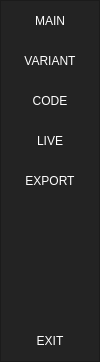
        <widget class="QFrame" name="frame_left_menu">
         <property name="minimumSize">
          <size>
           <width>100</width>
           <height>0</height>
          </size>
         </property>
         <property name="maximumSize">
          <size>
           <width>100</width>
           <height>16777215</height>
          </size>
         </property>
         <property name="styleSheet">
          <string notr="true">background-color: rgb(35, 35, 35);</string>
         </property>
         <property name="frameShape">
          <enum>QFrame::StyledPanel</enum>
         </property>
         <property name="frameShadow">
          <enum>QFrame::Raised</enum>
         </property>
         <layout class="QVBoxLayout" name="verticalLayout_2">
          <property name="leftMargin">
           <number>0</number>
          </property>
          <property name="topMargin">
           <number>0</number>
          </property>
          <property name="rightMargin">
           <number>0</number>
          </property>
          <property name="bottomMargin">
           <number>0</number>
          </property>
          <item>
           <widget class="QFrame" name="frame_top_menus">
            <property name="frameShape">
             <enum>QFrame::NoFrame</enum>
            </property>
            <property name="frameShadow">
             <enum>QFrame::Raised</enum>
            </property>
            <layout class="QVBoxLayout" name="verticalLayout_4">
             <property name="spacing">
              <number>0</number>
             </property>
             <property name="leftMargin">
              <number>0</number>
             </property>
             <property name="topMargin">
              <number>0</number>
             </property>
             <property name="rightMargin">
              <number>0</number>
             </property>
             <property name="bottomMargin">
              <number>0</number>
             </property>
             <item>
              <widget class="QPushButton" name="btn_main">
               <property name="minimumSize">
                <size>
                 <width>0</width>
                 <height>40</height>
                </size>
               </property>
               <property name="styleSheet">
                <string notr="true">QPushButton {
	color: rgb(255, 255, 255);
	background-color: rgb(35, 35, 35);
	border: 0px solid;
}
QPushButton:hover {
	background-color: rgb(85, 170, 255);
}</string>
               </property>
               <property name="text">
                <string>MAIN</string>
               </property>
              </widget>
             </item>
             <item>
              <widget class="QPushButton" name="btn_variant">
               <property name="minimumSize">
                <size>
                 <width>0</width>
                 <height>40</height>
                </size>
               </property>
               <property name="styleSheet">
                <string notr="true">QPushButton {
	color: rgb(255, 255, 255);
	background-color: rgb(35, 35, 35);
	border: 0px solid;
}
QPushButton:hover {
	background-color: rgb(85, 170, 255);
}</string>
               </property>
               <property name="text">
                <string>VARIANT</string>
               </property>
              </widget>
             </item>
             <item>
              <widget class="QPushButton" name="btn_barc">
               <property name="minimumSize">
                <size>
                 <width>0</width>
                 <height>40</height>
                </size>
               </property>
               <property name="cursor">
                <cursorShape>ArrowCursor</cursorShape>
               </property>
               <property name="focusPolicy">
                <enum>Qt::NoFocus</enum>
               </property>
               <property name="styleSheet">
                <string notr="true">QPushButton {
	color: rgb(255, 255, 255);
	background-color: rgb(35, 35, 35);
	border: 0px solid;
}
QPushButton:hover {
	background-color: rgb(85, 170, 255);
}</string>
               </property>
               <property name="text">
                <string>CODE</string>
               </property>
              </widget>
             </item>
             <item>
              <widget class="QPushButton" name="btn_live">
               <property name="minimumSize">
                <size>
                 <width>0</width>
                 <height>40</height>
                </size>
               </property>
               <property name="styleSheet">
                <string notr="true">QPushButton {
	color: rgb(255, 255, 255);
	background-color: rgb(35, 35, 35);
	border: 0px solid;
}
QPushButton:hover {
	background-color: rgb(85, 170, 255);
}</string>
               </property>
               <property name="text">
                <string>LIVE</string>
               </property>
              </widget>
             </item>
             <item>
              <widget class="QPushButton" name="btn_export">
               <property name="minimumSize">
                <size>
                 <width>0</width>
                 <height>40</height>
                </size>
               </property>
               <property name="focusPolicy">
                <enum>Qt::StrongFocus</enum>
               </property>
               <property name="styleSheet">
                <string notr="true">QPushButton {
	color: rgb(255, 255, 255);
	background-color: rgb(35, 35, 35);
	border: 0px solid;
}
QPushButton:hover {
	background-color: rgb(85, 170, 255);
}</string>
               </property>
               <property name="text">
                <string>EXPORT</string>
               </property>
              </widget>
             </item>
             <item>
              <widget class="QPushButton" name="pushButton">
               <property name="minimumSize">
                <size>
                 <width>0</width>
                 <height>40</height>
                </size>
               </property>
               <property name="focusPolicy">
                <enum>Qt::NoFocus</enum>
               </property>
               <property name="contextMenuPolicy">
                <enum>Qt::NoContextMenu</enum>
               </property>
               <property name="styleSheet">
                <string notr="true">QPushButton {
	color: rgb(255, 255, 255);
	background-color: rgb(35, 35, 35);
	border: 0px solid;
}</string>
               </property>
               <property name="text">
                <string/>
               </property>
              </widget>
             </item>
             <item>
              <widget class="QPushButton" name="pushButton_7">
               <property name="minimumSize">
                <size>
                 <width>0</width>
                 <height>40</height>
                </size>
               </property>
               <property name="styleSheet">
                <string notr="true">QPushButton {
	color: rgb(255, 255, 255);
	background-color: rgb(35, 35, 35);
	border: 0px solid;
}</string>
               </property>
               <property name="text">
                <string/>
               </property>
              </widget>
             </item>
             <item>
              <widget class="QPushButton" name="btn_contact_us">
               <property name="minimumSize">
                <size>
                 <width>0</width>
                 <height>40</height>
                </size>
               </property>
               <property name="styleSheet">
                <string notr="true">QPushButton {
	color: rgb(255, 255, 255);
	background-color: rgb(35, 35, 35);
	border: 0px solid;
}</string>
               </property>
               <property name="text">
                <string/>
               </property>
              </widget>
             </item>
             <item>
              <widget class="QPushButton" name="btn_exit">
               <property name="minimumSize">
                <size>
                 <width>0</width>
                 <height>40</height>
                </size>
               </property>
               <property name="styleSheet">
                <string notr="true">QPushButton {
	color: rgb(255, 255, 255);
	background-color: rgb(35, 35, 35);
	border: 0px solid;
}
QPushButton:hover {
	background-color: rgb(85, 170, 255);
}</string>
               </property>
               <property name="text">
                <string>EXIT</string>
               </property>
              </widget>
             </item>
            </layout>
           </widget>
          </item>
         </layout>
        </widget>
